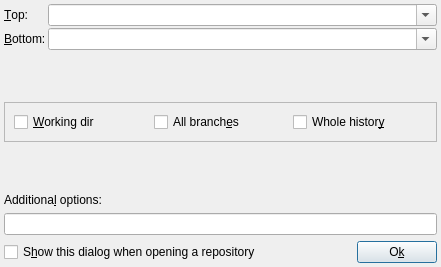
<?xml version="1.0" encoding="UTF-8"?>
<ui version="4.0">
 <class>RangeSelectBase</class>
 <widget class="QDialog" name="RangeSelectBase">
  <property name="geometry">
   <rect>
    <x>0</x>
    <y>0</y>
    <width>441</width>
    <height>267</height>
   </rect>
  </property>
  <property name="windowTitle">
   <string>Range select</string>
  </property>
  <property name="windowIcon" >
   <iconset resource="icons.qrc" >:/icons/resources/range_select.png</iconset>
  </property>
  <property name="modal">
   <bool>true</bool>
  </property>
  <layout class="QHBoxLayout">
   <property name="spacing">
    <number>0</number>
   </property>
   <property name="leftMargin">
    <number>4</number>
   </property>
   <property name="topMargin">
    <number>4</number>
   </property>
   <property name="rightMargin">
    <number>4</number>
   </property>
   <property name="bottomMargin">
    <number>4</number>
   </property>
   <item>
    <layout class="QVBoxLayout">
     <property name="spacing">
      <number>6</number>
     </property>
     <property name="leftMargin">
      <number>0</number>
     </property>
     <property name="topMargin">
      <number>0</number>
     </property>
     <property name="rightMargin">
      <number>0</number>
     </property>
     <property name="bottomMargin">
      <number>0</number>
     </property>
     <item>
      <layout class="QGridLayout">
       <property name="leftMargin">
        <number>0</number>
       </property>
       <property name="topMargin">
        <number>0</number>
       </property>
       <property name="rightMargin">
        <number>0</number>
       </property>
       <property name="bottomMargin">
        <number>0</number>
       </property>
       <property name="spacing">
        <number>2</number>
       </property>
       <item row="1" column="1">
        <widget class="QComboBox" name="comboBoxFrom">
         <property name="sizePolicy">
          <sizepolicy hsizetype="Expanding" vsizetype="Minimum">
           <horstretch>0</horstretch>
           <verstretch>0</verstretch>
          </sizepolicy>
         </property>
         <property name="toolTip">
          <string>Select a tag or paste/write a rev</string>
         </property>
         <property name="editable">
          <bool>true</bool>
         </property>
         <property name="insertPolicy">
          <enum>QComboBox::InsertPolicy::NoInsert</enum>
         </property>
        </widget>
       </item>
       <item row="0" column="0">
        <widget class="QLabel" name="textLabelTo">
         <property name="text">
          <string>&amp;Top:</string>
         </property>
         <property name="wordWrap">
          <bool>false</bool>
         </property>
         <property name="buddy">
          <cstring>comboBoxTo</cstring>
         </property>
        </widget>
       </item>
       <item row="1" column="0">
        <widget class="QLabel" name="textLabelFrom">
         <property name="text">
          <string>&amp;Bottom:</string>
         </property>
         <property name="wordWrap">
          <bool>false</bool>
         </property>
         <property name="buddy">
          <cstring>comboBoxFrom</cstring>
         </property>
        </widget>
       </item>
       <item row="0" column="1">
        <widget class="QComboBox" name="comboBoxTo">
         <property name="sizePolicy">
          <sizepolicy hsizetype="Expanding" vsizetype="Minimum">
           <horstretch>0</horstretch>
           <verstretch>0</verstretch>
          </sizepolicy>
         </property>
         <property name="toolTip">
          <string>Select a tag or paste/write a rev</string>
         </property>
         <property name="editable">
          <bool>true</bool>
         </property>
         <property name="insertPolicy">
          <enum>QComboBox::InsertPolicy::NoInsert</enum>
         </property>
        </widget>
       </item>
      </layout>
     </item>
     <item>
      <spacer>
       <property name="orientation">
        <enum>Qt::Orientation::Vertical</enum>
       </property>
       <property name="sizeType">
        <enum>QSizePolicy::Policy::Expanding</enum>
       </property>
       <property name="sizeHint" stdset="0">
        <size>
         <width>395</width>
         <height>16</height>
        </size>
       </property>
      </spacer>
     </item>
     <item>
      <widget class="QFrame" name="frame">
       <property name="frameShape">
        <enum>QFrame::Shape::StyledPanel</enum>
       </property>
       <property name="frameShadow">
        <enum>QFrame::Shadow::Raised</enum>
       </property>
       <layout class="QHBoxLayout">
        <property name="spacing">
         <number>6</number>
        </property>
        <property name="leftMargin">
         <number>9</number>
        </property>
        <property name="topMargin">
         <number>9</number>
        </property>
        <property name="rightMargin">
         <number>9</number>
        </property>
        <property name="bottomMargin">
         <number>9</number>
        </property>
        <item>
         <layout class="QHBoxLayout">
          <property name="spacing">
           <number>6</number>
          </property>
          <property name="leftMargin">
           <number>0</number>
          </property>
          <property name="topMargin">
           <number>0</number>
          </property>
          <property name="rightMargin">
           <number>0</number>
          </property>
          <property name="bottomMargin">
           <number>0</number>
          </property>
          <item>
           <widget class="QCheckBox" name="checkBoxDiffCache">
            <property name="toolTip">
             <string>Check to see git status. Necessary for committing.</string>
            </property>
            <property name="text">
             <string>&amp;Working dir</string>
            </property>
            <property name="shortcut">
             <string>Alt+W</string>
            </property>
           </widget>
          </item>
          <item>
           <widget class="QCheckBox" name="checkBoxShowAll">
            <property name="toolTip">
             <string>Check to enable '--all' option</string>
            </property>
            <property name="text">
             <string>All branch&amp;es</string>
            </property>
            <property name="shortcut">
             <string>Alt+E</string>
            </property>
           </widget>
          </item>
          <item>
           <widget class="QCheckBox" name="checkBoxShowWholeHistory">
            <property name="toolTip">
             <string>Check to view all the revisions</string>
            </property>
            <property name="text">
             <string>Whole histor&amp;y</string>
            </property>
            <property name="shortcut">
             <string>Alt+Y</string>
            </property>
           </widget>
          </item>
         </layout>
        </item>
       </layout>
      </widget>
     </item>
     <item>
      <spacer>
       <property name="orientation">
        <enum>Qt::Orientation::Vertical</enum>
       </property>
       <property name="sizeType">
        <enum>QSizePolicy::Policy::Expanding</enum>
       </property>
       <property name="sizeHint" stdset="0">
        <size>
         <width>395</width>
         <height>16</height>
        </size>
       </property>
      </spacer>
     </item>
     <item>
      <layout class="QVBoxLayout">
       <property name="spacing">
        <number>6</number>
       </property>
       <property name="leftMargin">
        <number>0</number>
       </property>
       <property name="topMargin">
        <number>0</number>
       </property>
       <property name="rightMargin">
        <number>0</number>
       </property>
       <property name="bottomMargin">
        <number>0</number>
       </property>
       <item>
        <widget class="QLabel" name="textLabelOptions">
         <property name="sizePolicy">
          <sizepolicy hsizetype="Expanding" vsizetype="Minimum">
           <horstretch>0</horstretch>
           <verstretch>0</verstretch>
          </sizepolicy>
         </property>
         <property name="text">
          <string>Additiona&amp;l options:</string>
         </property>
         <property name="wordWrap">
          <bool>false</bool>
         </property>
         <property name="buddy">
          <cstring>lineEditOptions</cstring>
         </property>
        </widget>
       </item>
       <item>
        <widget class="QLineEdit" name="lineEditOptions">
         <property name="sizePolicy">
          <sizepolicy hsizetype="Expanding" vsizetype="Minimum">
           <horstretch>0</horstretch>
           <verstretch>0</verstretch>
          </sizepolicy>
         </property>
         <property name="toolTip">
          <string>Extra options to feed 'git log'</string>
         </property>
        </widget>
       </item>
      </layout>
     </item>
     <item>
      <layout class="QHBoxLayout">
       <property name="spacing">
        <number>6</number>
       </property>
       <property name="leftMargin">
        <number>0</number>
       </property>
       <property name="topMargin">
        <number>0</number>
       </property>
       <property name="rightMargin">
        <number>0</number>
       </property>
       <property name="bottomMargin">
        <number>0</number>
       </property>
       <item>
        <widget class="QCheckBox" name="checkBoxShowDialog">
         <property name="sizePolicy">
          <sizepolicy hsizetype="Minimum" vsizetype="Minimum">
           <horstretch>0</horstretch>
           <verstretch>0</verstretch>
          </sizepolicy>
         </property>
         <property name="toolTip">
          <string>You can always re-enable the dialog from settings.</string>
         </property>
         <property name="text">
          <string>S&amp;how this dialog when opening a repository</string>
         </property>
         <property name="shortcut">
          <string>Alt+H</string>
         </property>
        </widget>
       </item>
       <item>
        <spacer>
         <property name="orientation">
          <enum>Qt::Orientation::Horizontal</enum>
         </property>
         <property name="sizeType">
          <enum>QSizePolicy::Policy::Expanding</enum>
         </property>
         <property name="sizeHint" stdset="0">
          <size>
           <width>80</width>
           <height>20</height>
          </size>
         </property>
        </spacer>
       </item>
       <item>
        <widget class="QPushButton" name="pushButtonOk">
         <property name="sizePolicy">
          <sizepolicy hsizetype="Fixed" vsizetype="Fixed">
           <horstretch>0</horstretch>
           <verstretch>0</verstretch>
          </sizepolicy>
         </property>
         <property name="text">
          <string>O&amp;k</string>
         </property>
         <property name="shortcut">
          <string>Alt+K</string>
         </property>
         <property name="default">
          <bool>true</bool>
         </property>
        </widget>
       </item>
      </layout>
     </item>
    </layout>
   </item>
  </layout>
 </widget>
 <layoutdefault spacing="6" margin="11"/>
 <resources>
  <include location="icons.qrc"/>
 </resources>
 <connections>
  <connection>
   <sender>pushButtonOk</sender>
   <signal>clicked()</signal>
   <receiver>RangeSelectBase</receiver>
   <slot>pushButtonOk_clicked()</slot>
   <hints>
    <hint type="sourcelabel">
     <x>20</x>
     <y>20</y>
    </hint>
    <hint type="destinationlabel">
     <x>20</x>
     <y>20</y>
    </hint>
   </hints>
  </connection>
  <connection>
   <sender>checkBoxShowDialog</sender>
   <signal>toggled(bool)</signal>
   <receiver>RangeSelectBase</receiver>
   <slot>checkBoxShowDialog_toggled(bool)</slot>
   <hints>
    <hint type="sourcelabel">
     <x>20</x>
     <y>20</y>
    </hint>
    <hint type="destinationlabel">
     <x>20</x>
     <y>20</y>
    </hint>
   </hints>
  </connection>
  <connection>
   <sender>checkBoxDiffCache</sender>
   <signal>toggled(bool)</signal>
   <receiver>RangeSelectBase</receiver>
   <slot>checkBoxDiffCache_toggled(bool)</slot>
   <hints>
    <hint type="sourcelabel">
     <x>78</x>
     <y>98</y>
    </hint>
    <hint type="destinationlabel">
     <x>207</x>
     <y>117</y>
    </hint>
   </hints>
  </connection>
  <connection>
   <sender>checkBoxShowAll</sender>
   <signal>toggled(bool)</signal>
   <receiver>RangeSelectBase</receiver>
   <slot>checkBoxShowAll_toggled(bool)</slot>
   <hints>
    <hint type="sourcelabel">
     <x>207</x>
     <y>98</y>
    </hint>
    <hint type="destinationlabel">
     <x>207</x>
     <y>117</y>
    </hint>
   </hints>
  </connection>
  <connection>
   <sender>checkBoxShowWholeHistory</sender>
   <signal>toggled(bool)</signal>
   <receiver>RangeSelectBase</receiver>
   <slot>checkBoxShowWholeHistory_toggled(bool)</slot>
   <hints>
    <hint type="sourcelabel">
     <x>336</x>
     <y>98</y>
    </hint>
    <hint type="destinationlabel">
     <x>207</x>
     <y>117</y>
    </hint>
   </hints>
  </connection>
 </connections>
 <slots>
  <slot>pushButtonOk_clicked()</slot>
  <slot>checkBoxShowDialog_toggled(bool)</slot>
  <slot>checkBoxDiffCache_toggled(bool)</slot>
  <slot>checkBoxShowAll_toggled(bool)</slot>
  <slot>checkBoxShowWholeHistory_toggled(bool)</slot>
 </slots>
</ui>
